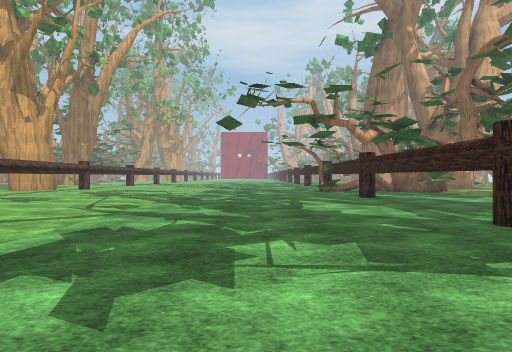
View 1 (above)

18 first-person views from a walk through a Unity game level. The camera is 1.2 m above the floor, looks level and sees 75° across. The floor is counted in squares, 1.8 m on a side. Each view is taken from the middle of a square. On the plan, view 1 faces up. The plan holds only what a view shows up to about 10 squares ahead; the rest is blank. The place goes on beyond the plan. The player is left out. Some surface patterns are stand-ins.

View 2
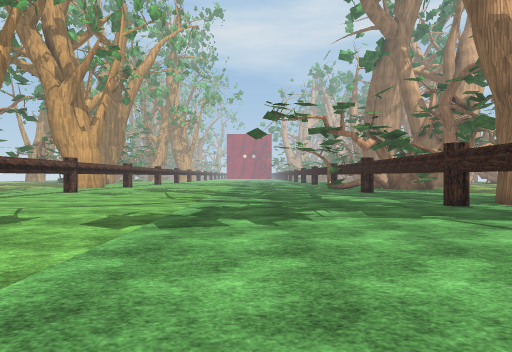

View 3
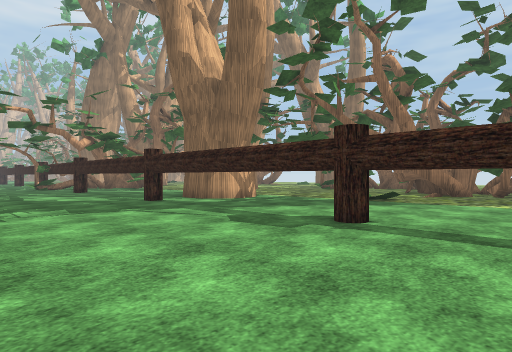

View 4
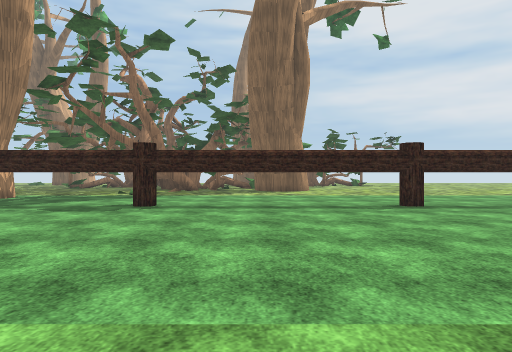

View 5
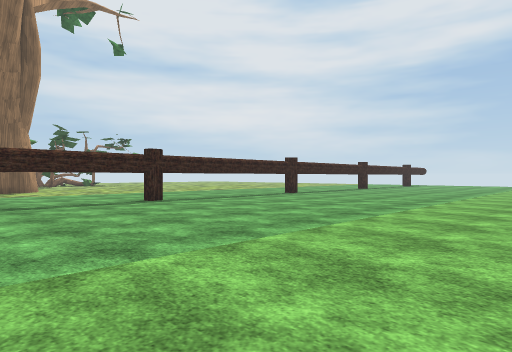

View 6
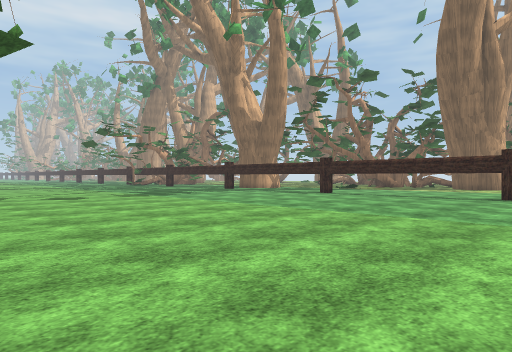

View 7
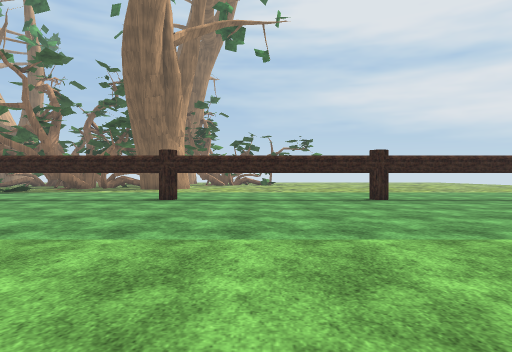

View 8
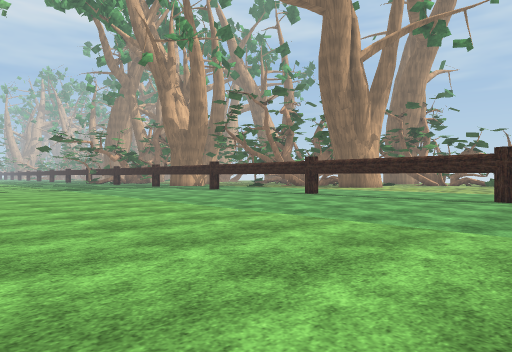

View 9
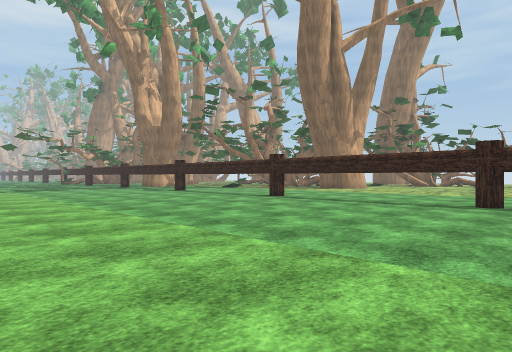

View 10
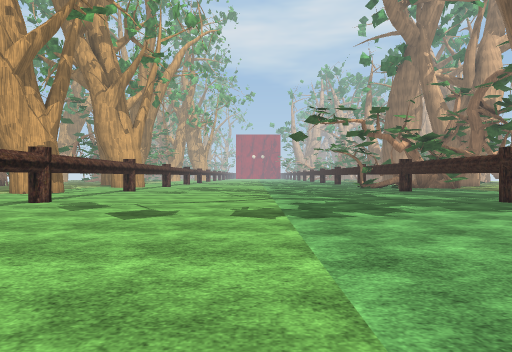

View 11
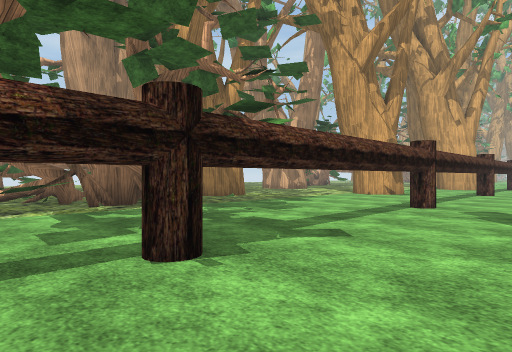

View 12
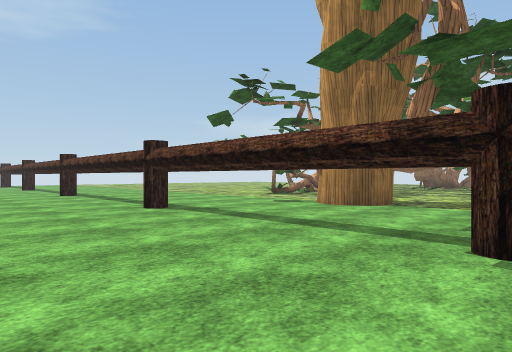

View 13
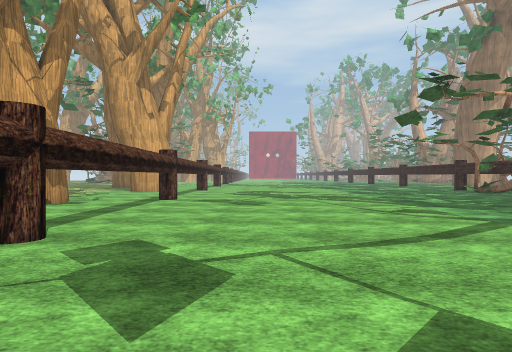

View 14
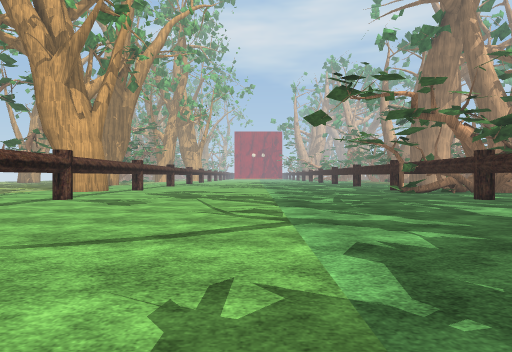

View 15
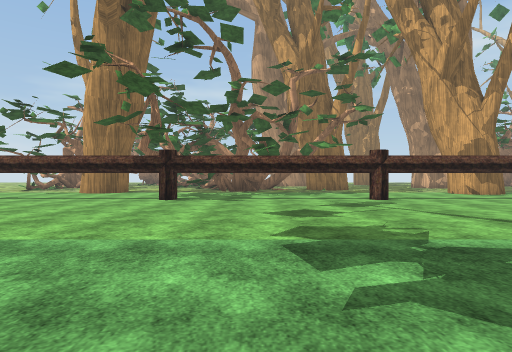

View 16
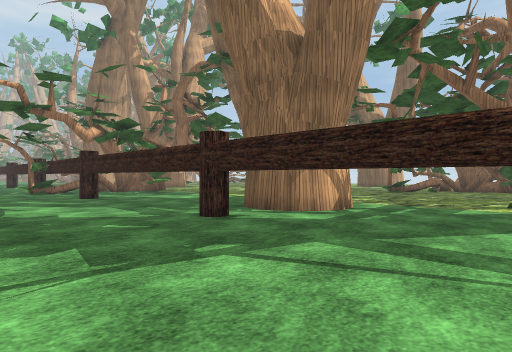

View 17
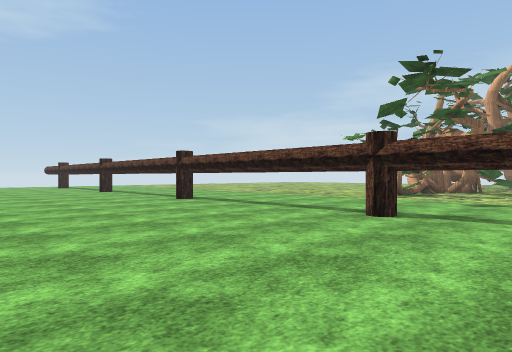

View 18
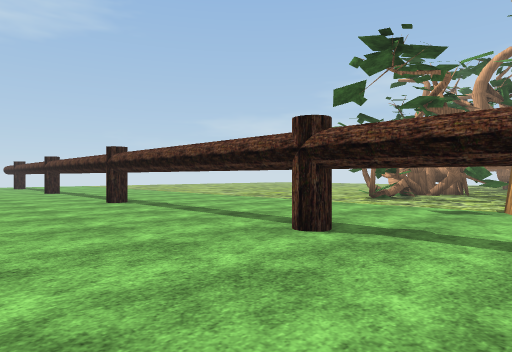

### Floor plan
Points are (right, up) in squares from view 1. A wall is a line through its corners. A room is listed if a view was taken in it or the views show most of it. See-through windows are left out.
Room 1 (views 1, 2, 3, 4, 5, 6, 7, 8, 9, 10, 11, 12, 13, 14, 15, 16, 17, 18)
walls: (3.3, -0.6) (3.3, 3.5); (3.3, -6.6) (3.3, -2.5); (-8.3, 3.5) (-8.3, -6.5); (-8.3, -8.4) (-8.3, -15.5); (3.3, 5.4) (3.3, 9.5); (-8.3, 9.5) (-8.3, 5.4); (3.3, -15.5) (3.3, -8.4)
objects: other object (-9, -13); other object (-9, -8) to (-9, -7); other object (-9, -2); other object (-9, 4) to (-9, 5); other object (-9, 10) to (-9, 11); other object (3, -13) to (4, -13); other object (3, -8) to (4, -7); other object (3, -2) to (4, -1); other object (3, 4) to (4, 5); other object (3, 10) to (4, 11)

Where each view was taken, in squares from view 1:
view 1: 0 up, 0 right, facing up
view 2: 3 down, 1 left, facing up
view 3: 4 down, 1 left, facing up-right
view 4: 4 down, 4 left, facing right
view 5: 3 down, 5 left, facing down-right
view 6: 9 down, 8 left, facing up-right
view 7: 10 down, 6 left, facing right
view 8: 15 down, 7 left, facing up-right
view 9: 15 down, 5 left, facing up-right
view 10: 4 down, 3 left, facing up
view 11: 3 down, 6 left, facing up-left
view 12: 1 down, 5 left, facing down-left
view 13: 1 up, 6 left, facing up
view 14: 1 up, 3 left, facing up
view 15: 1 up, 1 right, facing left
view 16: 0 up, 0 right, facing up-right
view 17: 5 down, 3 left, facing down-left
view 18: 5 down, 5 left, facing down-left
